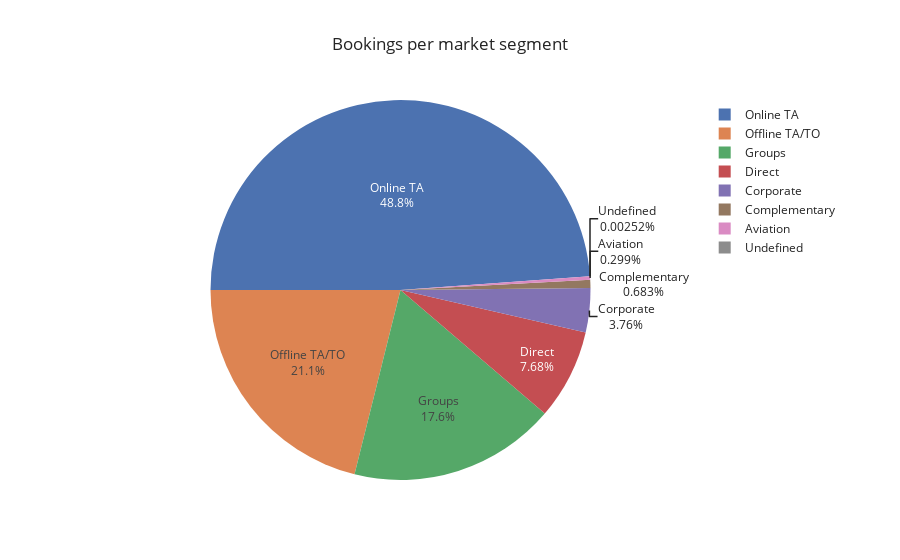

Notebook source saved alongside this figure:
### Code cell
segments=df['market_segment'].value_counts()

# pie plot
fig = px.pie(segments,
             values=segments.values,
             names=segments.index,
             title="Bookings per market segment",
             template="seaborn")
fig.update_traces(rotation=-90, textinfo="percent+label")
fig.show()

### Figure 1 — Plotly figure (JSON) as saved in the notebook; plotly's stock layout.template omitted (floating-point values rounded to 4 significant figures)
{"data": [{"domain": {"x": [0, 1], "y": [0, 1]}, "hovertemplate": "index=%{label}<br>value=%{value}<extra></extra>", "labels": ["Online TA", "Offline TA/TO", "Groups", "Direct", "Corporate", "Complementary", "Aviation", "Undefined"], "legendgroup": "", "name": "", "rotation": -90, "showlegend": true, "textinfo": "percent+label", "type": "pie", "values": [38748, 16747, 13975, 6093, 2986, 542, 237, 2]}], "layout": {"legend": {"tracegroupgap": 0}, "title": {"text": "Bookings per market segment"}}}
